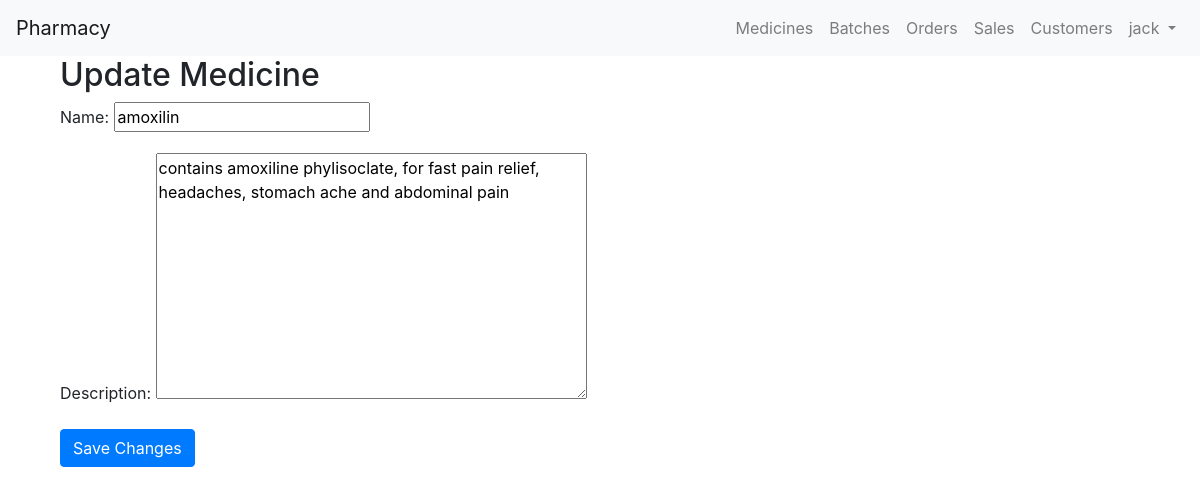
Screenshot of /medicines/update/6/ (signed in) with the database file from the repository.
### chemistApi/models.py (models this page shows, shortened)
class Medicine(models.Model):
    name = models.CharField(max_length=255)
    description = models.TextField(default='No description provided')

### chemistApi/views.py (the view)
@method_decorator(login_required, name='dispatch')
class MedicineUpdateView(UpdateView):
    model = Medicine
    form_class = MedicineForm
    template_name = 'medicine_form.html'
    success_url = reverse_lazy('medicine_list')

### chemistApi/forms.py
class MedicineForm(forms.ModelForm):
    class Meta:
        model = Medicine
        fields = ['name','description']

### chemistApi/templates/medicine_form.html (shortened to what this page needs)
{% extends 'base.html' %}
{% block content %}
<div class="container">
    <h2>Update Medicine</h2>
    <form method="post">
        {{ form.as_p }}
        <button type="submit" class="btn btn-primary">Save Changes</button>
    </form>
</div>
{% endblock %}

### chemistApi/templates/base.html (shortened to what this page needs)
<!DOCTYPE html>
<html lang="en">
<head>
    <link rel="stylesheet" href="https://stackpath.bootstrapcdn.com/bootstrap/4.3.1/css/bootstrap.min.css">
</head>
<body>
    <nav class="navbar navbar-expand-lg navbar-light bg-light">
        <a class="navbar-brand" href="{% url 'index' %}">Pharmacy</a>
        <div class="collapse navbar-collapse" id="navbarNav">
            <ul class="navbar-nav ml-auto">
                {% if user.is_authenticated %}
                <li class="nav-item">
                    <a class="nav-link" href=" {%url 'medicine_list'%}">Medicines</a>
                </li>
                <li class="nav-item">
                    <a class="nav-link" href=" {%url 'batch_list'%}">Batches</a>
                </li>
                <li class="nav-item">
                    <a class="nav-link" href="">Orders</a>
                </li>
                <li class="nav-item">
                    <a class="nav-link" href="">Sales</a>
                </li>
                <li class="nav-item">
                    <a class="nav-link" href="">Customers</a>
                </li>
                    <li class="nav-item dropdown">
                        <a class="nav-link dropdown-toggle" href="#" id="navbarDropdown" role="button" data-toggle="dropdown" aria-haspopup="true" aria-expanded="false">
                            {{ user.username }}
                        </a>
                    </li>
                {% endif %}
            </ul>
        </div>
    </nav>
    <div class="container">
        {% block content %}
        {% endblock %}
    </div>
</body>
</html>

### rows the page displays
Medicine: name "amoxilin", description "contains amoxiline phylisoclate, for fast pain relief, headaches, stomach ache and abdominal pain"

### other values shown
{{ user.username }} "jack"
